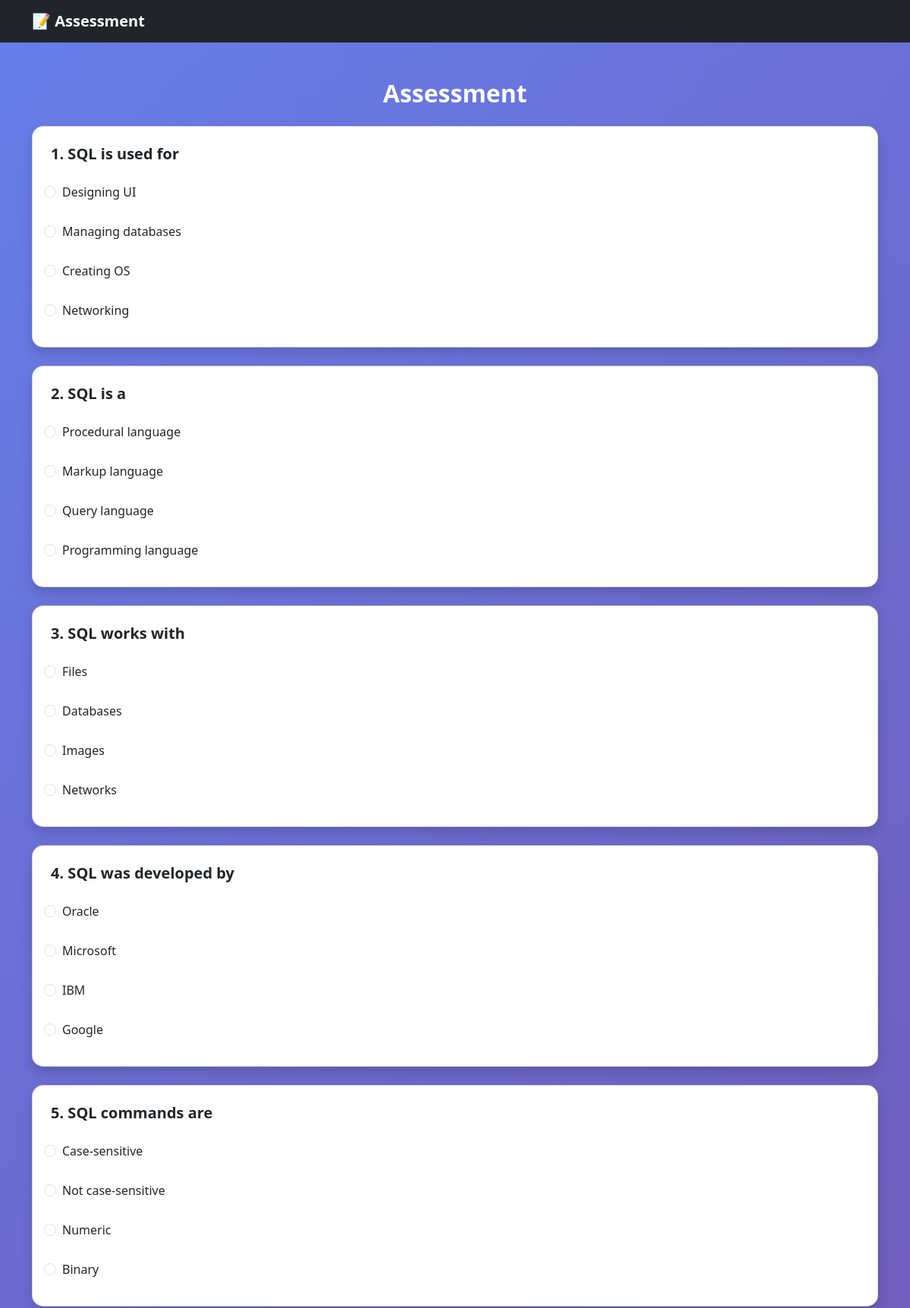
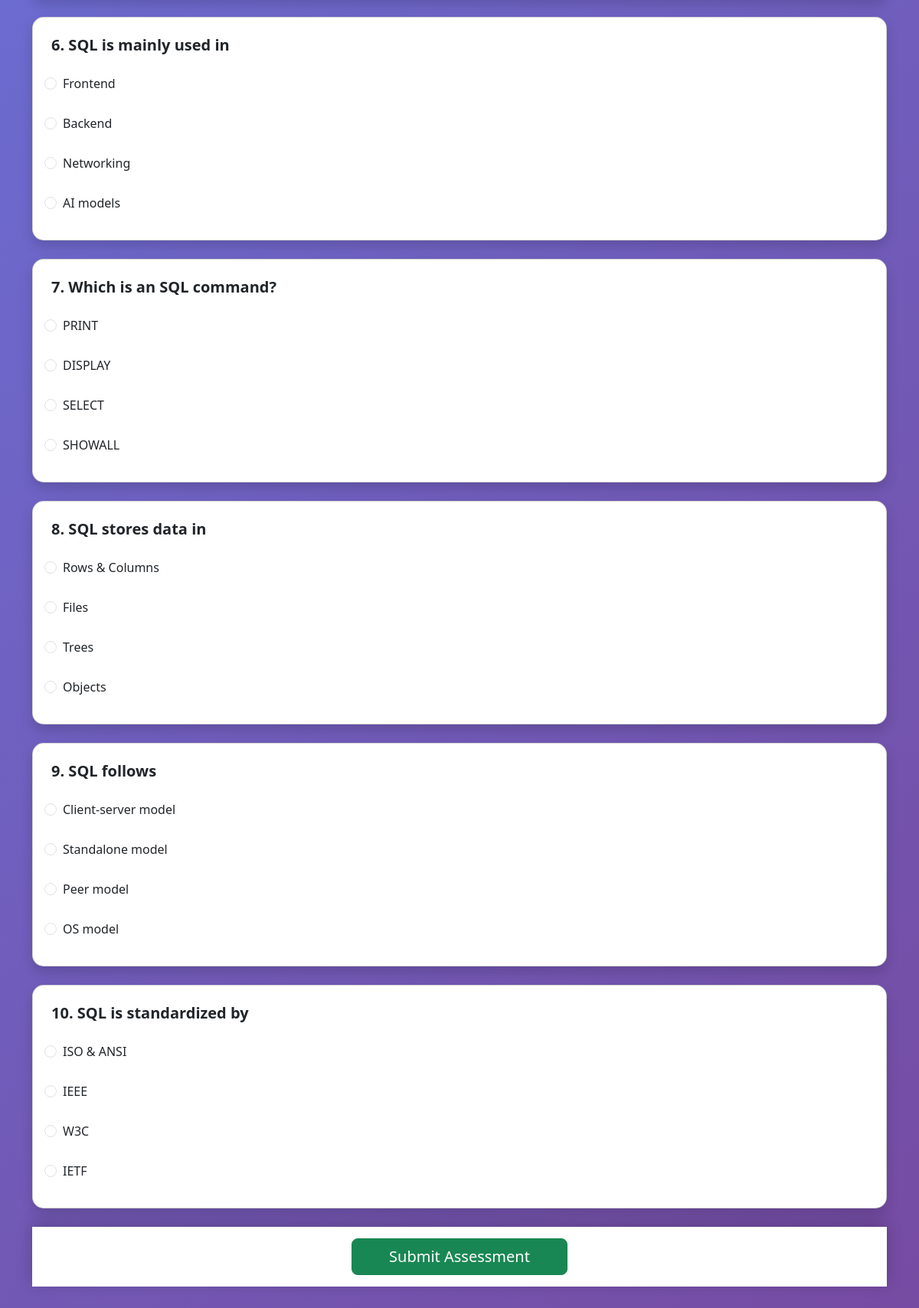
The page /assessment/10/ (signed in) on the database its author committed (2 pictures, top to bottom).
### core/models.py (models this page shows, shortened)
class Question(models.Model):
    assessment = models.ForeignKey(Assessment, on_delete=models.CASCADE)
    question_text = models.TextField()
    option_a = models.CharField(max_length=255)
    option_b = models.CharField(max_length=255)
    option_c = models.CharField(max_length=255)
    option_d = models.CharField(max_length=255)
    correct_option = models.CharField(max_length=1)  # A/B/C/D

### core/views.py (the view)
# urls.py: path('assessment/<int:assessment_id>/', views.start_assessment, name='start_assessment'),
def start_assessment(request, assessment_id):
    user_id = request.session.get('user_id')
    user = User.objects.get(id=user_id)
    assessment = Assessment.objects.get(id=assessment_id)
    questions = Question.objects.filter(assessment=assessment)
    return render(request, 'user/assessment.html', {
        'assessment': assessment,
        'questions': questions
    })

### core/templates/user/assessment.html (shortened to what this page needs)
<!DOCTYPE html>
<html lang="en">
<head>
    <link href="https://cdn.jsdelivr.net/npm/bootstrap@5.3.0/dist/css/bootstrap.min.css" rel="stylesheet">
    <link href="https://cdn.jsdelivr.net/npm/bootstrap-icons/font/bootstrap-icons.css" rel="stylesheet">
</head>
<body>
<nav class="navbar navbar-dark bg-dark">
    <div class="container">
        <span class="navbar-brand fw-bold">
            📝 Assessment
        </span>
    </div>
</nav>
<div class="container mt-5 mb-5">
    <h2 class="text-center text-white fw-bold mb-4">
        Assessment
    </h2>
    <form method="post" action="{% url 'submit_assessment' assessment.id %}">
        {% for q in questions %}
        <div class="card question-card shadow p-4 mb-4">
            <h5 class="fw-semibold mb-3">
                {{ forloop.counter }}. {{ q.question_text }}
            </h5>
            <div class="form-check option-box mb-2">
                <input class="form-check-input" type="radio" name="{{ q.id }}" value="A" required>
                <label class="form-check-label">
                    {{ q.option_a }}
                </label>
            </div>
            <div class="form-check option-box mb-2">
                <input class="form-check-input" type="radio" name="{{ q.id }}" value="B">
                <label class="form-check-label">
                    {{ q.option_b }}
                </label>
            </div>
            <div class="form-check option-box mb-2">
                <input class="form-check-input" type="radio" name="{{ q.id }}" value="C">
                <label class="form-check-label">
                    {{ q.option_c }}
                </label>
            </div>
            <div class="form-check option-box">
                <input class="form-check-input" type="radio" name="{{ q.id }}" value="D">
                <label class="form-check-label">
                    {{ q.option_d }}
                </label>
            </div>
        </div>
        {% endfor %}
        <div class="submit-bar text-center">
            <button type="submit" class="btn btn-success btn-lg px-5">
                Submit Assessment
            </button>
        </div>
    </form>
</div>
</body>
</html>

### core/templates/user/assessment.html (style rules this page uses)
body { background: linear-gradient(135deg, #667eea, #764ba2); min-height: 100vh; }
.question-card { border-radius: 15px; transition: 0.3s ease; }
.option-box { padding: 10px 15px; border-radius: 10px; cursor: pointer; transition: 0.2s; }
.submit-bar { position: sticky; bottom: 0; background: #fff; padding: 15px; box-shadow: 0 -5px 20px rgba(0,0,0,0.2); }

### rows shown on the page
Question: question_text "SQL is used for", option_a "Designing UI", option_b "Managing databases", option_c "Creating OS", option_d "Networking"
Question: question_text "SQL is a", option_a "Procedural language", option_b "Markup language", option_c "Query language", option_d "Programming language"
Question: question_text "SQL works with", option_a "Files", option_b "Databases", option_c "Images", option_d "Networks"
Question: question_text "SQL was developed by", option_a "Oracle", option_b "Microsoft", option_c "IBM", option_d "Google"
Question: question_text "SQL commands are", option_a "Case-sensitive", option_b "Not case-sensitive", option_c "Numeric", option_d "Binary"
Question: question_text "SQL is mainly used in", option_a "Frontend", option_b "Backend", option_c "Networking", option_d "AI models"
Question: question_text "Which is an SQL command?", option_a "PRINT", option_b "DISPLAY", option_c "SELECT", option_d "SHOWALL"
Question: question_text "SQL stores data in", option_a "Rows & Columns", option_b "Files", option_c "Trees", option_d "Objects"
Question: question_text "SQL follows", option_a "Client-server model", option_b "Standalone model", option_c "Peer model", option_d "OS model"
Question: question_text "SQL is standardized by", option_a "ISO & ANSI", option_b "IEEE", option_c "W3C", option_d "IETF"
